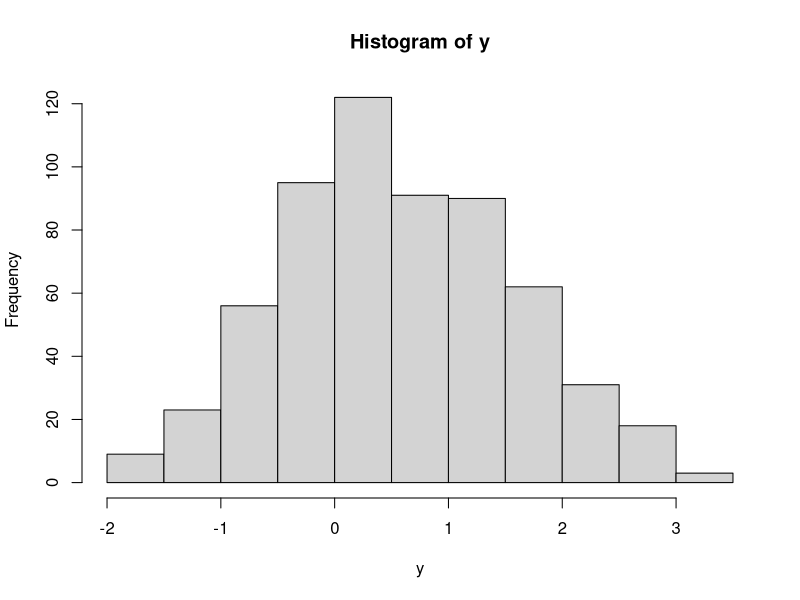
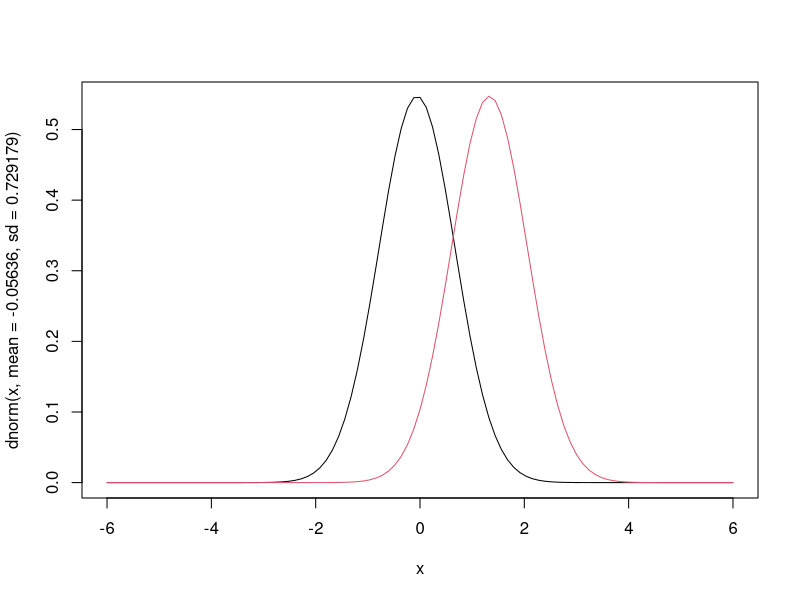
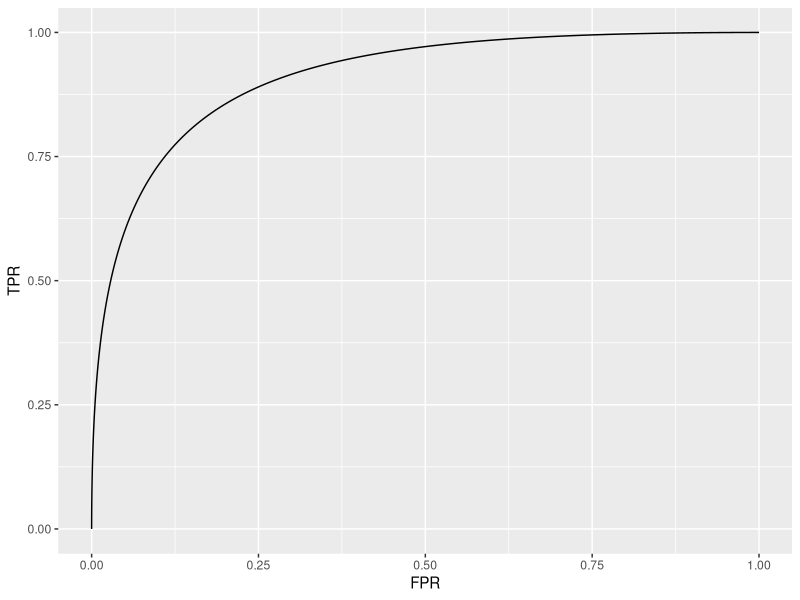

Recreate these plots in R, in order.


## Load packages
library(tidyverse)
library(boot)
library(lme4)
library(pROC)
library(parallel)
library(here)

######################################################################

## 1.Read in data

##please set STAT-bootstrap as working directory if using 
##dfroc<-read.csv("../data/ROC.csv")

dfroc<-read.csv(here("data","ROC.csv"))
dfroc$Pig.ID<-as.character(dfroc$Pig.ID)
dfroc$Exposed<-as.factor(dfroc$Exposed)

## 2.Remove 8 NA wvELISA observtions
dfrocnew<-dfroc%>%filter(!is.na(wvELISA))
pig_id <- unique(dfrocnew$Pig.ID)
length(pig_id)

######################################################################

## 3.Fit Linear Mixed Effect Model

elisa_mixed = lmer(wvELISA ~ Exposed + (1 | Pig.ID), data = dfrocnew)

summary(elisa_mixed)

# Random effects:
#   Groups   Name        Variance Std.Dev.
# Pig.ID   (Intercept) 0.2381   0.4879
# Residual             0.2936   0.5419
# Number of obs: 364, groups:  Pig.ID, 72
#
# Fixed effects:
#   Estimate Std. Error t value
# (Intercept) -0.05636    0.08185  -0.689
# ExposedPOS   1.38728    0.08833  15.705

######################################################################

## Get the parameters for positive observations and negative observations based on 
## the linear mixed effect model's results

intercept <- -0.05636
fixed_coef <- 1.38728

sigma_p <- 0.4879
sigma_e <- 0.5419

random_effect <- rnorm(100, 0, sd = sigma_p)
random_effect_pigs <- rep(random_effect, each = 6)
eps <- rnorm(600, 0, sd = sigma_e)
exposed <- c(rep(0, 6*40), rep(c(0, 0, rep(1, 4)), 60))

y <- intercept + fixed_coef * exposed + random_effect_pigs + eps

hist(y)
sigma_y <- sqrt(sigma_p^2 + sigma_e^2)
# sigma_y=0.729179

######################################################################

## Draw the plot for the two normal distributions
# for negative observation, the distribution is rnorm(1, mean = intercept, sd = sigma_y)
# for positive observation, the distribution is rnorm(1, mean = intercept + fixed_coef, sd = sigma_y) 
mean_n <- -0.05636
sd_n <- 0.729179
mean_p<-1.33092
sd_p<-0.729179

curve(dnorm(x, mean=-0.05636, sd=0.729179), from = -6, to = 6)
curve(dnorm(x, mean=1.33092, sd=0.729179), add = TRUE, col = 2)


######################################################################

##parameters for two normal distributions, _n means negative population, _p means positive population
mean_n <- -0.05636
sd_n <- 0.729179
mean_p<-1.33092
sd_p<-0.729179

## get ROC data 
compute_roc_statistics <- function(threshold, mean_n, sd_n, mean_p, sd_p ) {
  
  TPR <- (1 - pnorm(threshold, mean = mean_p, sd = sd_p))
  FNR <- pnorm(threshold, mean = mean_p, sd = sd_p)
  
  FPR <- (1 - pnorm(threshold,  mean = mean_n, sd = sd_n))
  TNR <- pnorm(threshold, mean = mean_n, sd = sd_n)
  
  return( data.frame(TPR = TPR,FNR = FNR, FPR = FPR, TNR = TNR ) )
}


##input x, get y
auc_integrand <- function(x, df) {
  idx <- which.min(abs(df$FPR - x))[1]
  return(df$TPR[idx])
}

## allow input to be a vector
auc_integrand_vec <- Vectorize(auc_integrand, vectorize.args = 'x')

## compute AUC function
compute_auc <- function(mean_n, sd_n, mean_p, sd_p, subdivisions = 100L) {
  roc_result_list <- lapply(c(seq(-5, 15, by = 0.01)), compute_roc_statistics,
                            mean_n = mean_n, sd_n = sd_n, mean_p = mean_p, sd_p=sd_p)
  roc_result_df <- do.call(rbind, roc_result_list)
  
  integrate(auc_integrand_vec, lower = 0, upper = 1, df = roc_result_df, subdivisions = subdivisions)
}

true_AUC<-compute_auc(mean_n,sd_n,mean_p,sd_p,subdivisions = 100L)

print(true_AUC)

# true_AUC
# 0.910741 with absolute error < 7.2e-05

####draw the plot

roc_result_list <- lapply(c(seq(-5, 15, by = 0.01)), compute_roc_statistics,
                          mean_n = mean_n, sd_n = sd_n, mean_p = mean_p, sd_p=sd_p)
roc_result_df <- do.call(rbind, roc_result_list)

TrueAUC<-integrate(auc_integrand_vec, lower = 0, upper = 1, df = roc_result_df, subdivisions = 100L)

roc_result_df %>% ggplot() +
  geom_line(aes(x = FPR, y = TPR))





